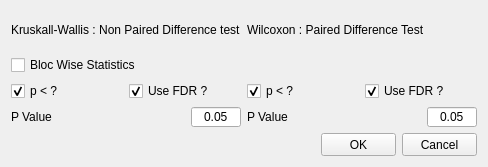
<?xml version="1.0" encoding="UTF-8"?>
<ui version="4.0">
 <class>FormStat</class>
 <widget class="QWidget" name="FormStat">
  <property name="geometry">
   <rect>
    <x>0</x>
    <y>0</y>
    <width>488</width>
    <height>167</height>
   </rect>
  </property>
  <property name="windowTitle">
   <string>Statistical Analysis Options</string>
  </property>
  <layout class="QGridLayout" name="gridLayout_2">
   <item row="0" column="0">
    <layout class="QGridLayout" name="gridLayout">
     <item row="0" column="0">
      <widget class="QLabel" name="label">
       <property name="text">
        <string>Kruskall-Wallis : Non Paired Difference test</string>
       </property>
      </widget>
     </item>
     <item row="0" column="1">
      <widget class="QLabel" name="label_2">
       <property name="text">
        <string>Wilcoxon : Paired Difference Test</string>
       </property>
      </widget>
     </item>
     <item row="1" column="0">
      <widget class="QCheckBox" name="BlocWiseStatisticsCheckBox">
       <property name="text">
        <string>Bloc Wise Statistics</string>
       </property>
      </widget>
     </item>
     <item row="2" column="0">
      <layout class="QHBoxLayout" name="horizontalLayout_2">
       <item>
        <widget class="QCheckBox" name="pCheckBoxKW">
         <property name="text">
          <string>p &lt; ?</string>
         </property>
         <property name="checked">
          <bool>true</bool>
         </property>
        </widget>
       </item>
       <item>
        <widget class="QCheckBox" name="FDRCheckBoxKW">
         <property name="text">
          <string>Use FDR ? </string>
         </property>
         <property name="checked">
          <bool>true</bool>
         </property>
        </widget>
       </item>
      </layout>
     </item>
     <item row="2" column="1">
      <layout class="QHBoxLayout" name="horizontalLayout_3">
       <item>
        <widget class="QCheckBox" name="pCheckBoxWil">
         <property name="text">
          <string>p &lt; ?</string>
         </property>
         <property name="checked">
          <bool>true</bool>
         </property>
        </widget>
       </item>
       <item>
        <widget class="QCheckBox" name="FDRCheckBoxWil">
         <property name="text">
          <string>Use FDR ? </string>
         </property>
         <property name="checked">
          <bool>true</bool>
         </property>
        </widget>
       </item>
      </layout>
     </item>
     <item row="3" column="0">
      <layout class="QHBoxLayout" name="horizontalLayout">
       <item>
        <widget class="QLabel" name="labelKW_2">
         <property name="text">
          <string>P Value</string>
         </property>
        </widget>
       </item>
       <item>
        <spacer name="horizontalSpacer">
         <property name="orientation">
          <enum>Qt::Horizontal</enum>
         </property>
         <property name="sizeType">
          <enum>QSizePolicy::Expanding</enum>
         </property>
         <property name="sizeHint" stdset="0">
          <size>
           <width>40</width>
           <height>20</height>
          </size>
         </property>
        </spacer>
       </item>
       <item>
        <widget class="QLineEdit" name="pValueLE_KW">
         <property name="sizePolicy">
          <sizepolicy hsizetype="Fixed" vsizetype="Fixed">
           <horstretch>0</horstretch>
           <verstretch>0</verstretch>
          </sizepolicy>
         </property>
         <property name="maximumSize">
          <size>
           <width>50</width>
           <height>20</height>
          </size>
         </property>
         <property name="text">
          <string>0.05</string>
         </property>
         <property name="alignment">
          <set>Qt::AlignCenter</set>
         </property>
        </widget>
       </item>
      </layout>
     </item>
     <item row="3" column="1">
      <layout class="QHBoxLayout" name="horizontalLayout_6">
       <item>
        <widget class="QLabel" name="labelKW_3">
         <property name="text">
          <string>P Value</string>
         </property>
        </widget>
       </item>
       <item>
        <spacer name="horizontalSpacer_2">
         <property name="orientation">
          <enum>Qt::Horizontal</enum>
         </property>
         <property name="sizeType">
          <enum>QSizePolicy::Expanding</enum>
         </property>
         <property name="sizeHint" stdset="0">
          <size>
           <width>40</width>
           <height>20</height>
          </size>
         </property>
        </spacer>
       </item>
       <item>
        <widget class="QLineEdit" name="pValueLE_Wil">
         <property name="sizePolicy">
          <sizepolicy hsizetype="Fixed" vsizetype="Fixed">
           <horstretch>0</horstretch>
           <verstretch>0</verstretch>
          </sizepolicy>
         </property>
         <property name="maximumSize">
          <size>
           <width>50</width>
           <height>20</height>
          </size>
         </property>
         <property name="text">
          <string>0.05</string>
         </property>
         <property name="alignment">
          <set>Qt::AlignCenter</set>
         </property>
        </widget>
       </item>
      </layout>
     </item>
    </layout>
   </item>
   <item row="1" column="0">
    <layout class="QHBoxLayout" name="horizontalLayout_7">
     <item>
      <spacer name="horizontalSpacer_3">
       <property name="orientation">
        <enum>Qt::Horizontal</enum>
       </property>
       <property name="sizeHint" stdset="0">
        <size>
         <width>40</width>
         <height>20</height>
        </size>
       </property>
      </spacer>
     </item>
     <item>
      <widget class="QPushButton" name="okPushButton">
       <property name="maximumSize">
        <size>
         <width>75</width>
         <height>23</height>
        </size>
       </property>
       <property name="text">
        <string>OK</string>
       </property>
      </widget>
     </item>
     <item>
      <widget class="QPushButton" name="cancelPushButton">
       <property name="maximumSize">
        <size>
         <width>75</width>
         <height>23</height>
        </size>
       </property>
       <property name="text">
        <string>Cancel</string>
       </property>
      </widget>
     </item>
    </layout>
   </item>
  </layout>
 </widget>
 <resources/>
 <connections/>
</ui>
